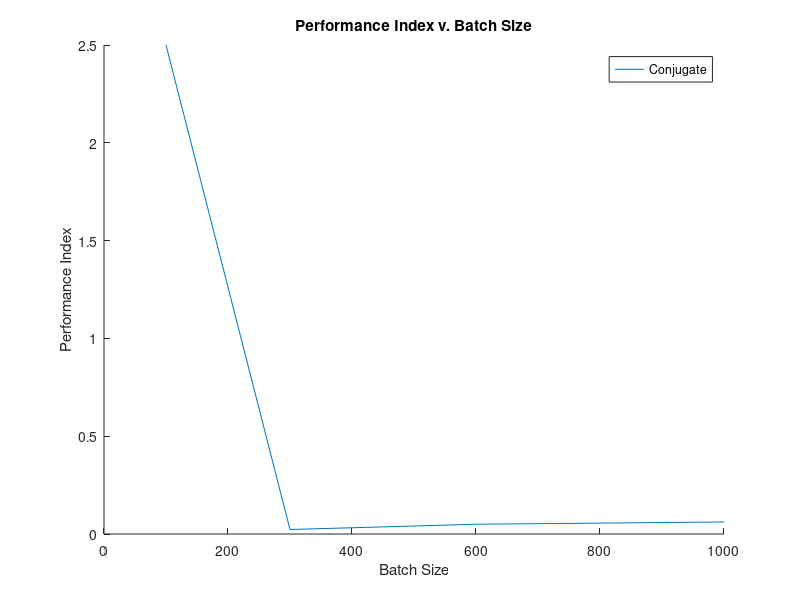
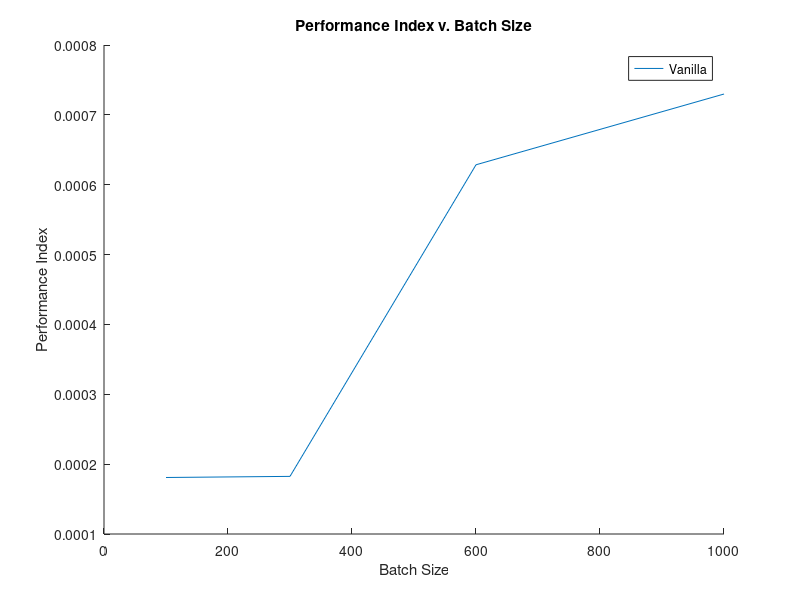
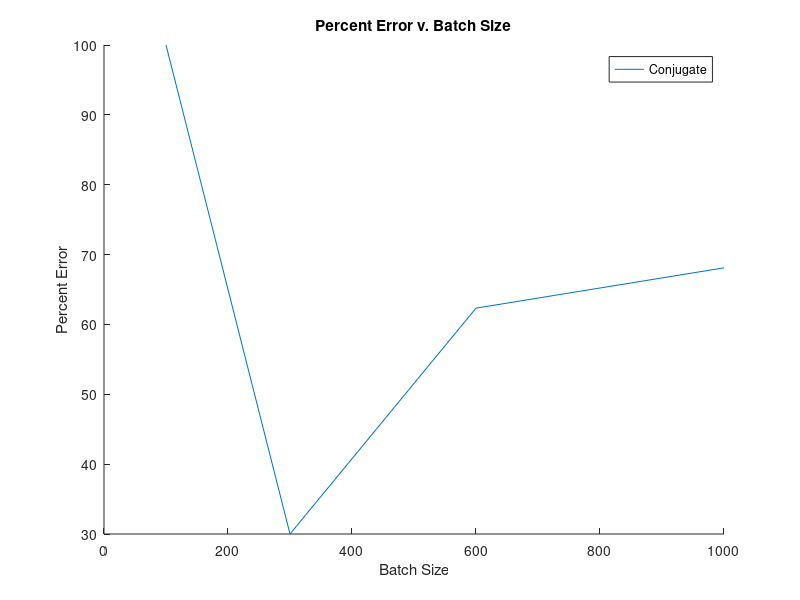
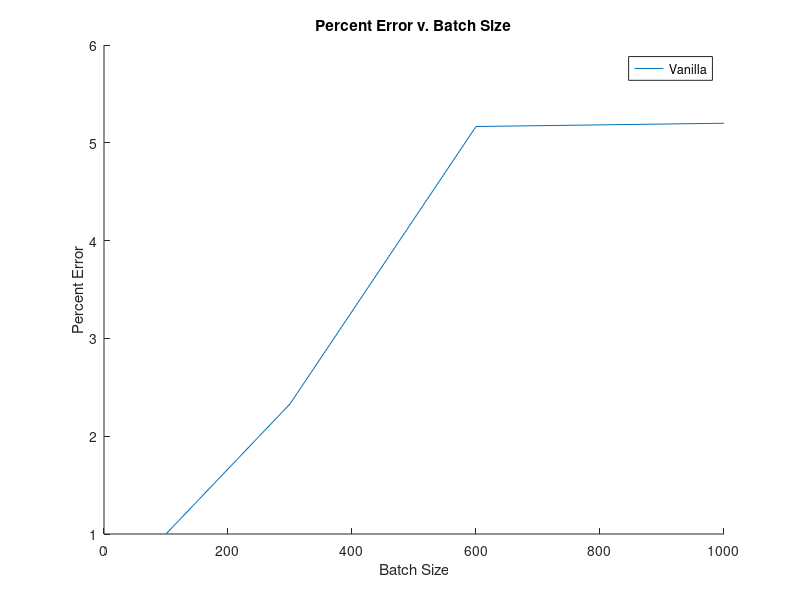

MATLAB code to generate these figures, in order:
clear
close all
xrange = [100, 300, 600, 1000];
conjIdx = [2.5, 0.0230, 0.0499, 0.0616];
conjErr = [100, 30, 62.33, 68.1];
vanIdx = [ 1.809e-4, 1.8249e-4, 6.2854e-4, 7.2983e-4];
vanErr = [1,2.33,5.1667,5.2];
figure()
hold on
plot(xrange,conjIdx)
title('Performance Index v. Batch Size')
xlabel('Batch Size')
ylabel('Performance Index')
legend('Conjugate')
hold off
figure()
hold on
plot(xrange,vanIdx)
title('Performance Index v. Batch Size')
xlabel('Batch Size')
ylabel('Performance Index')
legend('Vanilla')
hold off
figure()
hold on
plot(xrange,conjErr)
title('Percent Error v. Batch Size')
xlabel('Batch Size')
ylabel('Percent Error')
legend('Conjugate')
hold off
figure()
hold on
plot(xrange,vanErr)
title('Percent Error v. Batch Size')
xlabel('Batch Size')
ylabel('Percent Error')
legend('Vanilla')
hold off